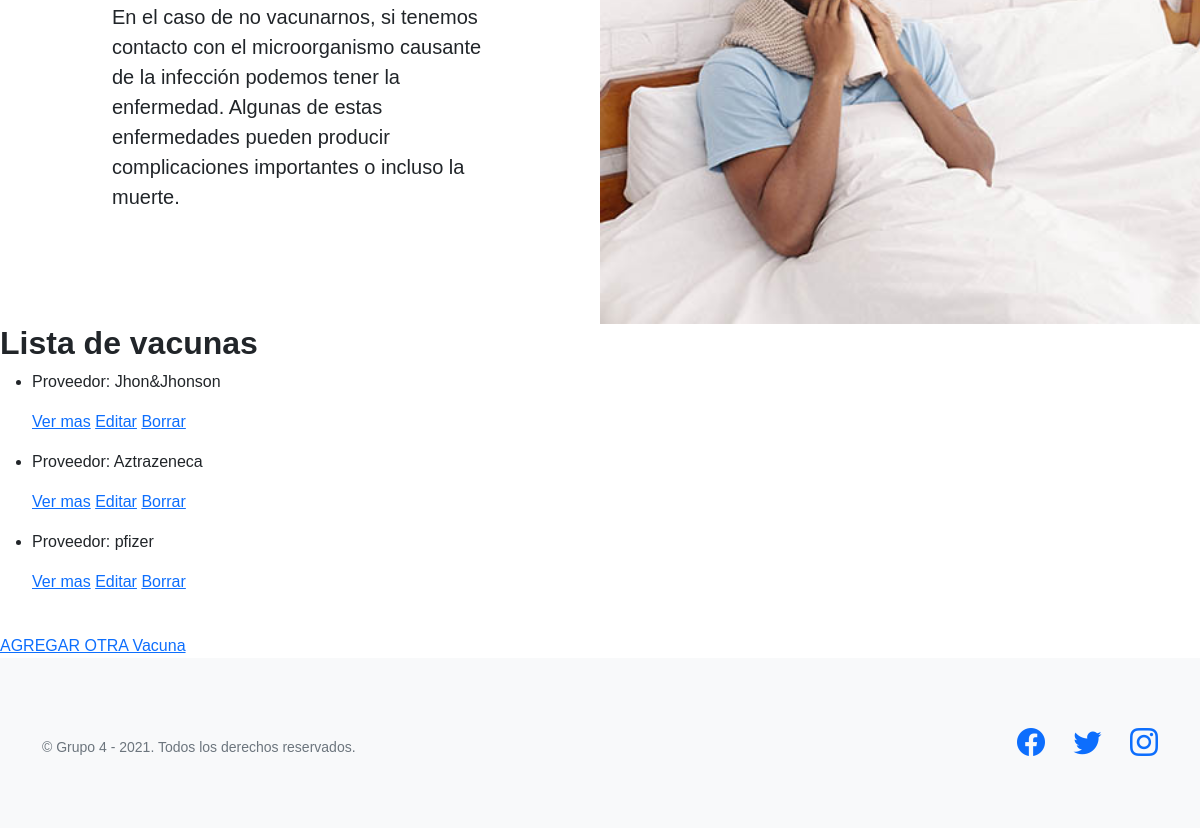
/AppCoder/vacuna/list (lower part), run on an earlier commit of the app's database.
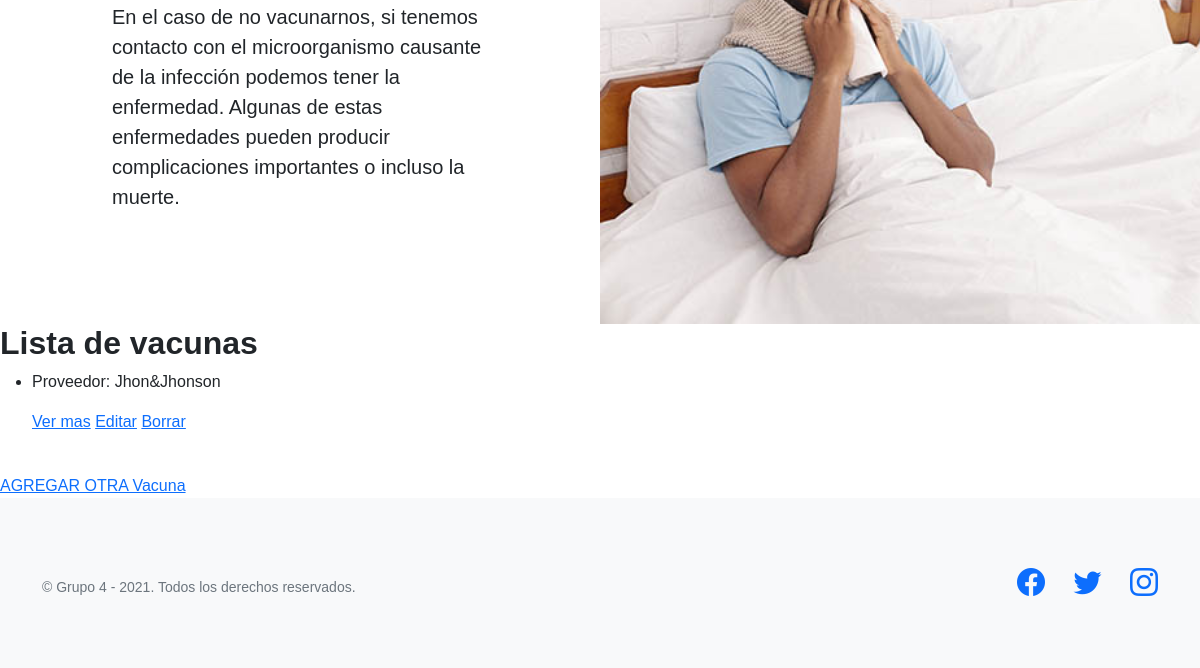
And on a later commit of the database.
### AppCoder/models.py (models this page shows, shortened)
class Vacunas(models.Model):
    INTENSIDAD = (
        (1, 'Poco'),
        (2, 'Normal'),
        (3, 'Mucho'),
        )
    proveedor = models.CharField(max_length=40)
    fecha_creacion = models.DateField()
    pais_origen = models.CharField(max_length=40)
    grado_de_dolor = models.IntegerField(default = 0, choices= INTENSIDAD)

### AppCoder/views.py (the view)
# urls.py: path('vacuna/list', views.VacunaList.as_view(), name = "List"),
class VacunaList(ListView):
    model = Vacunas
    template_name = 'AppCoder/vacuna_list.html'

### AppCoder/templates/AppCoder/vacuna_list.html (shortened to what this page needs)
{% extends 'AppCoder/padre.html' %}
{% load static %}
{% block ContenidoQueCambia %}
  <section class="showcase">
    <div class="container-fluid p-0">
        <div class="row g-0">
            <div class="col-lg-6 order-lg-2 text-white showcase-img" style="background-image: url('{% static 'AppCoder/assets/img/bg-showcase-3.jpg' %}')"></div>
            <div class="col-lg-6 order-lg-1 my-auto showcase-text">
                <p class="lead mb-0">En el caso de no vacunarnos, si tenemos contacto con el microorganismo causante de la infección podemos tener la enfermedad. Algunas de estas enfermedades pueden producir complicaciones importantes o incluso la muerte.</p>
            </div>
        </div>
    </div>
</section>
<h2>Lista de vacunas</h2>
<ul>
    {% for vacuna in object_list %}
    <li>
    <p>Proveedor: {{vacuna.proveedor}}</p>
    <p>
    <a href="{% url 'Detail' vacuna.id %}">Ver mas</a>
    <a href="{% url 'Edit' vacuna.id %}">Editar</a>
    <a href="{% url 'Delete' vacuna.id %}">Borrar</a>
    </p>
    </li>
    {% endfor %}
</ul>
<br>
<a href="{% url 'New' %}">AGREGAR OTRA Vacuna</a>
{% endblock %}

### AppCoder/templates/AppCoder/padre.html (shortened to what this page needs)
<!DOCTYPE html>
<html lang="en">
    <head>
        {% load static%}
        <link href="https://cdn.jsdelivr.net/npm/bootstrap-icons@1.5.0/font/bootstrap-icons.css" rel="stylesheet" type="text/css" />
        <link href="{% static 'AppCoder/css/styles.css' %}" rel="stylesheet" />
    </head>
    <body>
        {% block ContenidoQueCambia%}
        {% endblock %}
        <footer class="footer bg-light">
            <div class="container">
                <div class="row">
                    <div class="col-lg-6 h-100 text-center text-lg-start my-auto">
                        <p class="text-muted small mb-4 mb-lg-0">&copy; Grupo 4 - 2021. Todos los derechos reservados.</p>
                    </div>
                    <div class="col-lg-6 h-100 text-center text-lg-end my-auto">
                        <ul class="list-inline mb-0">
                            <li class="list-inline-item me-4">
                                <a href="https://www.facebook.com/Coderhouse/"><i class="bi-facebook fs-3"></i></a>
                            </li>
                            <li class="list-inline-item me-4">
                                <a href="https://twitter.com/coderhouse?ref_src=twsrc%5Egoogle%7Ctwcamp%5Eserp%7Ctwgr%5Eauthor"><i class="bi-twitter fs-3"></i></a>
                            </li>
                            <li class="list-inline-item">
                                <a href="https://www.instagram.com/coderhouse/?hl=es-la"><i class="bi-instagram fs-3"></i></a>
                            </li>
                        </ul>
                    </div>
                </div>
            </div>
        </footer>
    </body>
</html>

What changed in the data, as far as the page shows it:
removed Vacunas: proveedor "Aztrazeneca"
removed Vacunas: proveedor "pfizer"
